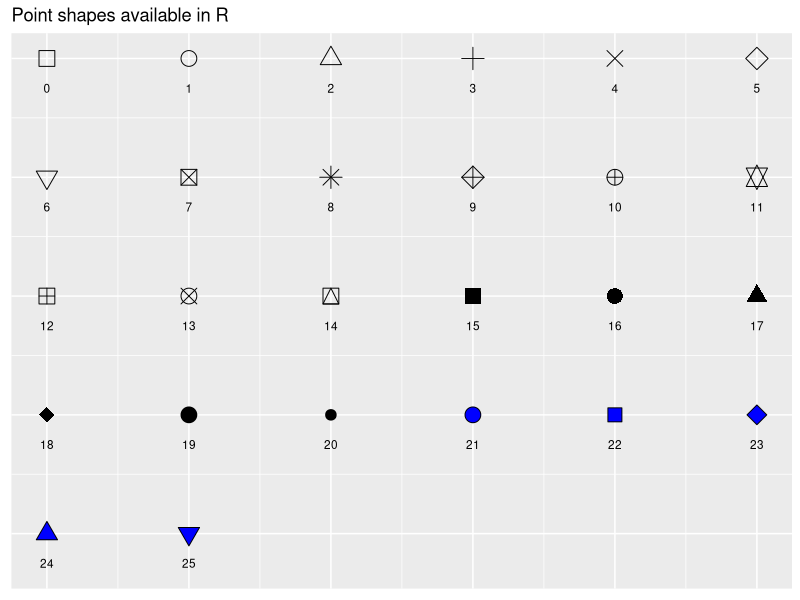
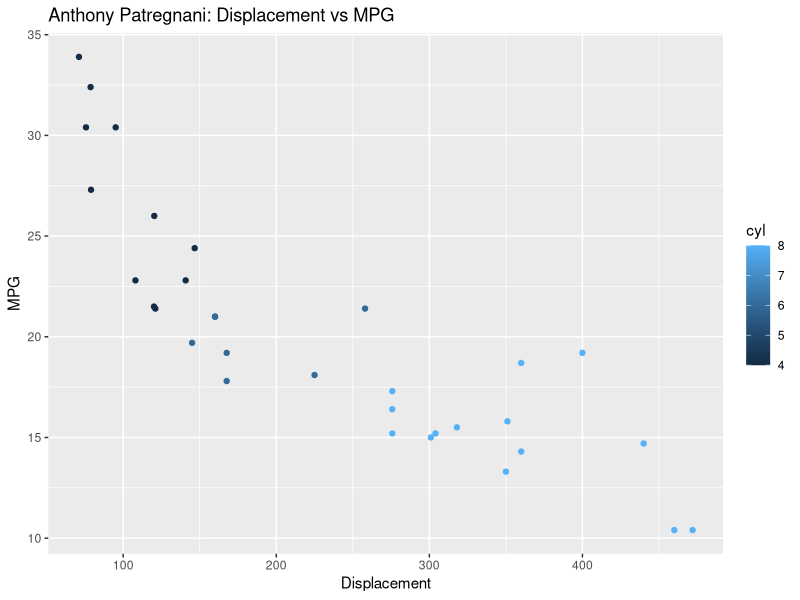
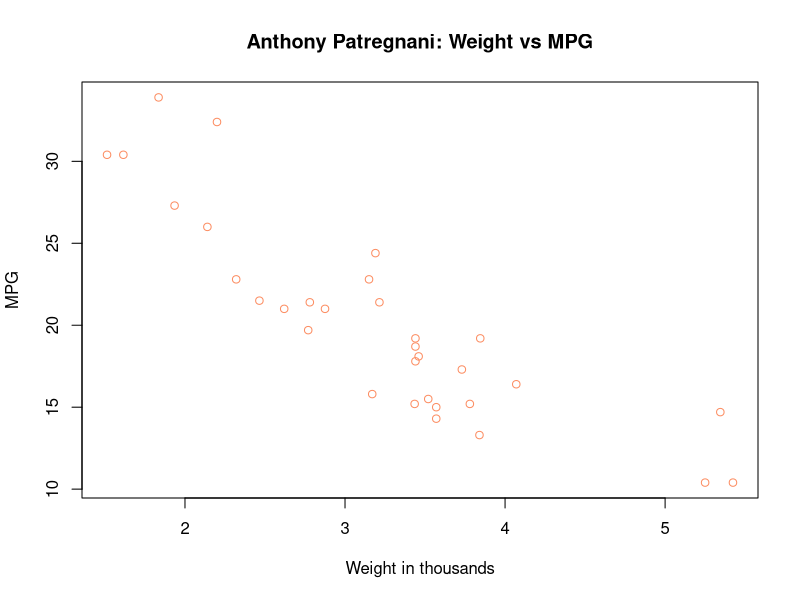

Recreate these plots in R, in order.
rm(list =ls(envir = globalenv()), envir = globalenv()); if(is.null(dev.list())) dev.off(); gc(); cat("\014")

setwd('C:/Users/User/repos/lis4369/p2/')

a <- 9
a

a + 5

b <- sqrt(a)
b

c <- c(1,2,5.3,6,-2,4)

print(c)

typeof(c)

is.list(c)
is.vector(c)

d <- c("one", "two", "three")
d

typeof(d)

e <- c(TRUE, TRUE, TRUE, FALSE, TRUE, FALSE)

typeof(e)

d[1]

my_str <- "Hello, World!"
my_str

typeof(my_str)

sqrt(a)

sqrt(c)

a^2

c^2

min(c)

max(c)

mean(c)

sum(c)

# url = "https://raw.github.com/vincentarelbundock/Rdatasets/master/csv/Stat2Data/Titanic.csv"
# titanic <- read.csv(file=url, head=TRUE,sep=",")

# titanic

# summary(titanic)

# dir()

# getwd()

# names(titanic)

# titanic$Name

# titanic$Age

# attributes(titanic)

# ls()


# mean(titanic$Age)

# mean(titanic$Age, na.rm=TRUE)
# median(titanic$Age, na.rm=TRUE)
# quantile(titanic$Age, na.rm=TRUE)
# min(titanic$Age, na.rm=TRUE)
# max(titanic$Age, na.rm=TRUE)
# var(titanic$Age, na.rm=TRUE)
# sd(titanic$Age, na.rm=TRUE)

# summary(titanic$Age, na.rm=TRUE)

# titanic[!complete.cases(titanic),]

# titanic_no_missing_data <- na.omit(titanic)
# titanic_no_missing_data

# pdf(file="C:/Users/User/repos/lis4369/a5/myplotfile.pdf")
# stripchart(titanic_no_missing_data$Age)

# boxplot(titanic_no_missing_data$Age)

# dev.off()


# boxplot(titanic_no_missing_data$Age,
#     main='Distribution of Titanic Passengers Ages',
#     xlab='Ages',
#     horizontal=TRUE)

# plot(titanic_no_missing_data$Age, titanic_no_missing_data$Survived,
#     main="Relationship Between Ages and Survival",
#     xlab="Age",
#     ylab="Survived")

# save.image()

# install.packages("ggpubr")
ggpubr::show_point_shapes()

pdf(file="C:/Users/User/repos/lis4369/p2/lis4369_output.pdf")





#1.

mtcars

#2.

head(mtcars, 10)

#3.

tail(mtcars, 10)

#4.

str(mtcars)

#5.

colnames(mtcars)

#6.

head(mtcars,1)

#7.

mtcars$mpg

#8.

mtcars$cyl

#9.

mtcars[3,4]

#10.

mtcars[mtcars$cyl>4,]

#11.

mtcars[mtcars$cyl>4 & mtcars$gear>4,]

#12.

mtcars[mtcars$cyl>4 & mtcars$gear==4,]

#13.

mtcars[mtcars$cyl>4 | mtcars$gear==4,]

#14.

mtcars[mtcars$cyl>4 & mtcars$gear!=4,]

#15.

nrow(mtcars)

#16.

length(mtcars)

#17.

dim(mtcars)

#18.

str(mtcars)

#19.

mean(mtcars$hp, na.rm=TRUE)
median(mtcars$hp, na.rm=TRUE)
quantile(mtcars$hp, na.rm=TRUE)
min(mtcars$hp, na.rm=TRUE)
max(mtcars$hp, na.rm=TRUE)
var(mtcars$hp, na.rm=TRUE)
sd(mtcars$hp, na.rm=TRUE)

#20.

summary(mtcars$hp)

# install.packages("RColorBrewer")

library(RColorBrewer)

brewer.pal(n = 8, name = "Set2")

palette(brewer.pal(n = 8, name = "Set2"))


# plot(mtcars$disp, mtcars$mpg,
#     main='Anthony Patregnani: Displacement vs MPG',
#     xlab='Displacement',
#     ylab='MPG',
#     pch='*',
#     cex=1.5,
#     col="5")

library(ggplot2)
qplot(disp, mpg, data=mtcars,
      main='Anthony Patregnani: Displacement vs MPG',
      xlab='Displacement',
      ylab='MPG',
      col=cyl)


plot(mtcars$wt, mtcars$mpg,pch=21,
    main="Anthony Patregnani: Weight vs MPG",
    xlab="Weight in thousands",
    ylab="MPG",
    col="2")

save.image()


dev.off()